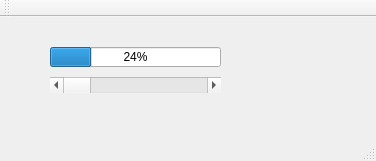
<?xml version="1.0" encoding="UTF-8"?>
<ui version="4.0">
 <class>MainWindow</class>
 <widget class="QMainWindow" name="MainWindow">
  <property name="geometry">
   <rect>
    <x>0</x>
    <y>0</y>
    <width>376</width>
    <height>161</height>
   </rect>
  </property>
  <property name="windowTitle">
   <string>MainWindow</string>
  </property>
  <widget class="QWidget" name="centralWidget">
   <widget class="QProgressBar" name="progressBar">
    <property name="geometry">
     <rect>
      <x>50</x>
      <y>30</y>
      <width>171</width>
      <height>20</height>
     </rect>
    </property>
    <property name="value">
     <number>24</number>
    </property>
   </widget>
   <widget class="QScrollBar" name="horizontalScrollBar">
    <property name="geometry">
     <rect>
      <x>50</x>
      <y>60</y>
      <width>171</width>
      <height>16</height>
     </rect>
    </property>
    <property name="maximum">
     <number>100</number>
    </property>
    <property name="orientation">
     <enum>Qt::Horizontal</enum>
    </property>
   </widget>
  </widget>
  <widget class="QMenuBar" name="menuBar">
   <property name="geometry">
    <rect>
     <x>0</x>
     <y>0</y>
     <width>376</width>
     <height>22</height>
    </rect>
   </property>
  </widget>
  <widget class="QToolBar" name="mainToolBar">
   <attribute name="toolBarArea">
    <enum>TopToolBarArea</enum>
   </attribute>
   <attribute name="toolBarBreak">
    <bool>false</bool>
   </attribute>
  </widget>
  <widget class="QStatusBar" name="statusBar"/>
 </widget>
 <layoutdefault spacing="6" margin="11"/>
 <resources/>
 <connections/>
</ui>
